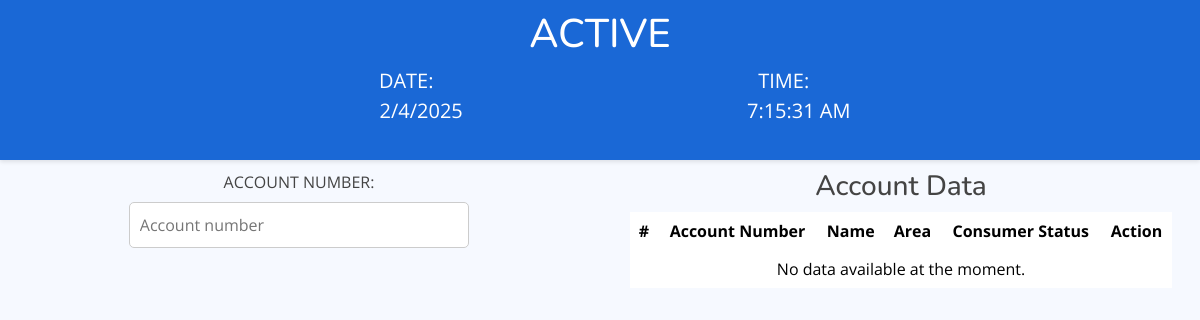
Before: /active.php with the older database file.
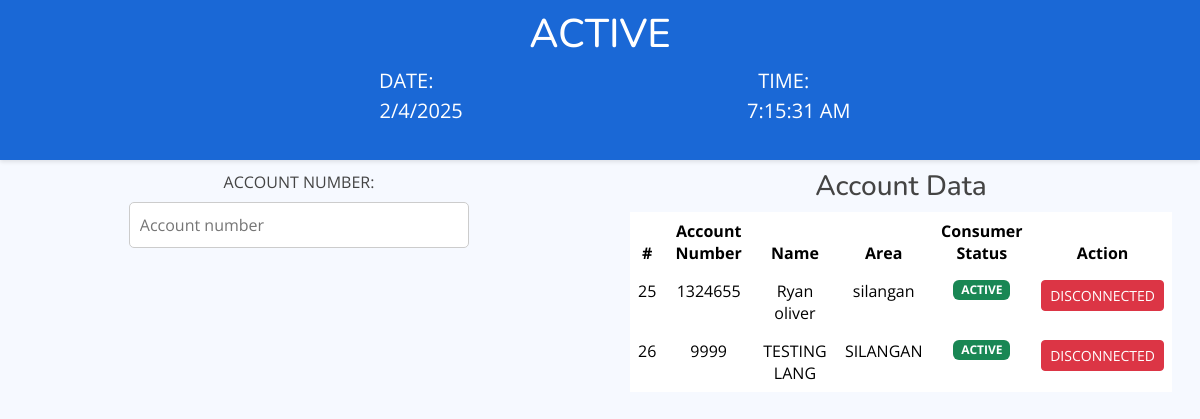
After: the same page with the newer database file.
### tables this page shows
CREATE TABLE `tbl_members_profile` (
  `id` int(11) NOT NULL,
  `account_number` int(255) NOT NULL,
  `name` varchar(255) NOT NULL,
  `area` varchar(255) NOT NULL,
  `block` varchar(255) NOT NULL,
  `age` int(100) NOT NULL,
  `status` varchar(255) NOT NULL,
  `gender` varchar(255) NOT NULL,
  `contact` int(255) NOT NULL,
  `birthplace` varchar(255) NOT NULL,
  `education_attainment` varchar(255) NOT NULL,
  `family_member_1` varchar(255) NOT NULL,
  `family_member_2` varchar(255) NOT NULL,
  `family_member_3` varchar(255) NOT NULL,
  `income` varchar(255) NOT NULL,
  `cedula` varchar(255) NOT NULL,
  `clearance` varchar(255) NOT NULL,
  `meter_number` int(255) NOT NULL,
  `date_filed` date NOT NULL,
  `birthday` date NOT NULL,
  `amount` int(255) NOT NULL,
  `month_for_data` varchar(255) NOT NULL,
  `beneficiary_1` varchar(255) NOT NULL,
  `beneficiary_2` varchar(255) NOT NULL,
  `beneficiary_3` varchar(255) NOT NULL,
  `consumer_status` varchar(255) NOT NULL
);

### active.php (the view, shortened to what this page needs)
<?php include("header.php"); ?>
<!DOCTYPE html>
<html lang="en">
<head>
    <link href="assets/vendor/bootstrap/css/bootstrap.css" rel="stylesheet">
    <link href="assets/css/style.css" rel="stylesheet">
    <link rel="stylesheet" type="text/css" href="https://cdn.datatables.net/1.13.1/css/jquery.dataTables.min.css">
</head>
<body>
    <div class="nav-container">
        <h1>ACTIVE</h1>
        <div class="form-group">
            <label for="date" class="form-label" style="font-size: 20px;">DATE: <p id="date" class="date-time" style="margin-left: 30px;"></p></label>
            <label for="time" class="form-label" style="font-size: 20px; margin-left:250px;">TIME: <p id="time" class="date-time" style="margin-left: 30px;"></p></label>
        </div>
    </div>
    <div class="row">
        <div class="column">
            <div class="form-group">
                <label for="account_number" class="form-label">ACCOUNT NUMBER:</label>
                <input type="number" id="account_number" name="account_number" class="form-input" placeholder="Account number">
            </div>
        </div>
        <div class="column column-right">
            <h3>Account Data</h3>
            <table class="table table-borderless" id="Customer_Manager_Report">
                <thead>
                    <tr>
                        <th scope="col" style="text-align: center;">#</th>
                        <th scope="col" style="text-align: center;">Account Number</th>
                        <th scope="col" style="text-align: center;">Name</th>
                        <th scope="col" style="text-align: center;">Area</th>
                        <th scope="col" style="text-align: center;">Consumer Status</th>
                        <th scope="col" style="text-align: center;">Action</th>
                    </tr>
                </thead>
                <tbody>
                <?php
                        $query = "SELECT * FROM tbl_members_profile WHERE consumer_status = 'ACTIVE'";
                        $stmt = $con->prepare($query);
                        $stmt->execute();
                        $result = $stmt->get_result();
                        if ($result->num_rows > 0) {
                            while ($row = $result->fetch_assoc()) {
                                $status_badge = '<span class="badge bg-success">ACTIVE</span>';
                        ?>
                                <tr>
                                    <td style="text-align: center;"><?php echo $row["id"]; ?></td>
                                    <td style="text-align: center;"><?php echo $row["account_number"]; ?></td>
                                    <td style="text-align: center;"><?php echo $row["name"]; ?></td>
                                    <td style="text-align: center;"><?php echo $row["area"]; ?></td>
                                    <td style="text-align: center;" id="status_<?php echo $row['id']; ?>"><?php echo $status_badge; ?></td>
                                    <td style="text-align: center;">
    <button class="btn btn-danger btn-sm btn-xs" onclick="updateStatus(<?php echo $row['id']; ?>)">DISCONNECTED</button>
</td>
                                </tr>
                        <?php
                            }
                        } else {
                        ?>
                            <tr>
                                <td colspan="6">
                                    <center>No data available at the moment.</center>
                                </td>
                            </tr>
                        <?php
                        }
                        ?>
                </tbody>
            </table>
        </div>
    </div>
</body>
</html>

Changed rows visible on the page:
added tbl_members_profile: id "25", account_number "1324655", name "Ryan oliver", area "silangan"
added tbl_members_profile: id "26", account_number "9999", name "TESTING LANG", area "SILANGAN"
Other visible differences:
text no longer shown: "No data available at the moment."
